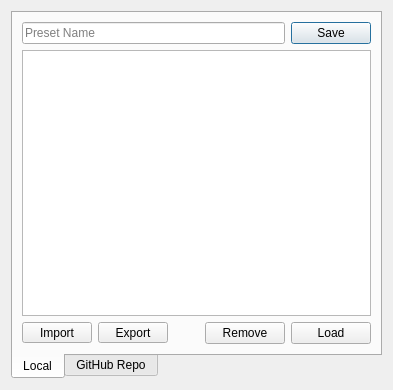
<?xml version="1.0" encoding="UTF-8"?>
<ui version="4.0">
 <class>Preset</class>
 <widget class="QDialog" name="Preset">
  <property name="geometry">
   <rect>
    <x>0</x>
    <y>0</y>
    <width>393</width>
    <height>390</height>
   </rect>
  </property>
  <property name="minimumSize">
   <size>
    <width>390</width>
    <height>390</height>
   </size>
  </property>
  <property name="windowTitle">
   <string>Custom Presets</string>
  </property>
  <property name="windowIcon">
   <iconset resource="resources.qrc">
    <normaloff>:/icons/viper.png</normaloff>:/icons/viper.png</iconset>
  </property>
  <layout class="QHBoxLayout" name="horizontalLayout_6">
   <item>
    <widget class="QTabWidget" name="tabWidget">
     <property name="minimumSize">
      <size>
       <width>0</width>
       <height>0</height>
      </size>
     </property>
     <property name="tabPosition">
      <enum>QTabWidget::South</enum>
     </property>
     <property name="currentIndex">
      <number>0</number>
     </property>
     <widget class="QWidget" name="local">
      <attribute name="title">
       <string>Local</string>
      </attribute>
      <layout class="QVBoxLayout" name="verticalLayout">
       <item>
        <layout class="QHBoxLayout" name="horizontalLayout_2">
         <property name="bottomMargin">
          <number>0</number>
         </property>
         <item>
          <widget class="QLineEdit" name="presetName">
           <property name="dragEnabled">
            <bool>false</bool>
           </property>
           <property name="placeholderText">
            <string>Preset Name</string>
           </property>
           <property name="clearButtonEnabled">
            <bool>true</bool>
           </property>
          </widget>
         </item>
         <item>
          <widget class="QPushButton" name="add">
           <property name="toolTip">
            <string>Adds current config as a preset</string>
           </property>
           <property name="text">
            <string>Save</string>
           </property>
          </widget>
         </item>
        </layout>
       </item>
       <item>
        <widget class="QListWidget" name="files">
         <property name="contextMenuPolicy">
          <enum>Qt::CustomContextMenu</enum>
         </property>
        </widget>
       </item>
       <item>
        <layout class="QHBoxLayout" name="horizontalLayout">
         <property name="bottomMargin">
          <number>0</number>
         </property>
         <item>
          <widget class="QToolButton" name="importBtn">
           <property name="minimumSize">
            <size>
             <width>70</width>
             <height>0</height>
            </size>
           </property>
           <property name="text">
            <string>Import</string>
           </property>
           <property name="popupMode">
            <enum>QToolButton::InstantPopup</enum>
           </property>
          </widget>
         </item>
         <item>
          <widget class="QToolButton" name="exportBtn">
           <property name="minimumSize">
            <size>
             <width>70</width>
             <height>0</height>
            </size>
           </property>
           <property name="text">
            <string>Export</string>
           </property>
           <property name="popupMode">
            <enum>QToolButton::InstantPopup</enum>
           </property>
          </widget>
         </item>
         <item>
          <spacer name="horizontalSpacer">
           <property name="orientation">
            <enum>Qt::Horizontal</enum>
           </property>
           <property name="sizeHint" stdset="0">
            <size>
             <width>40</width>
             <height>20</height>
            </size>
           </property>
          </spacer>
         </item>
         <item>
          <widget class="QPushButton" name="remove">
           <property name="minimumSize">
            <size>
             <width>80</width>
             <height>0</height>
            </size>
           </property>
           <property name="text">
            <string>Remove</string>
           </property>
          </widget>
         </item>
         <item>
          <widget class="QPushButton" name="load">
           <property name="minimumSize">
            <size>
             <width>80</width>
             <height>0</height>
            </size>
           </property>
           <property name="text">
            <string>Load</string>
           </property>
          </widget>
         </item>
        </layout>
       </item>
      </layout>
     </widget>
     <widget class="QWidget" name="githubrepo">
      <attribute name="title">
       <string>GitHub Repo</string>
      </attribute>
      <layout class="QVBoxLayout" name="verticalLayout_2">
       <item>
        <layout class="QHBoxLayout" name="horizontalLayout_3">
         <property name="bottomMargin">
          <number>0</number>
         </property>
         <item>
          <widget class="QLabel" name="status">
           <property name="font">
            <font>
             <pointsize>10</pointsize>
            </font>
           </property>
           <property name="text">
            <string>Repository maintained by noahbliss</string>
           </property>
          </widget>
         </item>
         <item>
          <spacer name="horizontalSpacer_2">
           <property name="orientation">
            <enum>Qt::Horizontal</enum>
           </property>
           <property name="sizeHint" stdset="0">
            <size>
             <width>40</width>
             <height>20</height>
            </size>
           </property>
          </spacer>
         </item>
         <item>
          <widget class="QPushButton" name="githubRepo">
           <property name="text">
            <string>GitHub</string>
           </property>
          </widget>
         </item>
        </layout>
       </item>
       <item>
        <widget class="QListWidget" name="repoindex">
         <property name="contextMenuPolicy">
          <enum>Qt::CustomContextMenu</enum>
         </property>
        </widget>
       </item>
       <item>
        <layout class="QHBoxLayout" name="horizontalLayout_4">
         <property name="bottomMargin">
          <number>0</number>
         </property>
         <item>
          <widget class="QCheckBox" name="camelcase">
           <property name="text">
            <string>CamelCase</string>
           </property>
           <property name="checked">
            <bool>true</bool>
           </property>
          </widget>
         </item>
         <item>
          <spacer name="horizontalSpacer_3">
           <property name="orientation">
            <enum>Qt::Horizontal</enum>
           </property>
           <property name="sizeHint" stdset="0">
            <size>
             <width>40</width>
             <height>20</height>
            </size>
           </property>
          </spacer>
         </item>
         <item>
          <widget class="QPushButton" name="download">
           <property name="text">
            <string>Download</string>
           </property>
          </widget>
         </item>
        </layout>
       </item>
      </layout>
     </widget>
    </widget>
   </item>
  </layout>
 </widget>
 <tabstops>
  <tabstop>tabWidget</tabstop>
  <tabstop>presetName</tabstop>
  <tabstop>add</tabstop>
  <tabstop>files</tabstop>
  <tabstop>importBtn</tabstop>
  <tabstop>exportBtn</tabstop>
  <tabstop>remove</tabstop>
  <tabstop>load</tabstop>
  <tabstop>githubRepo</tabstop>
  <tabstop>repoindex</tabstop>
  <tabstop>camelcase</tabstop>
  <tabstop>download</tabstop>
 </tabstops>
 <resources>
  <include location="resources.qrc"/>
 </resources>
 <connections/>
</ui>
